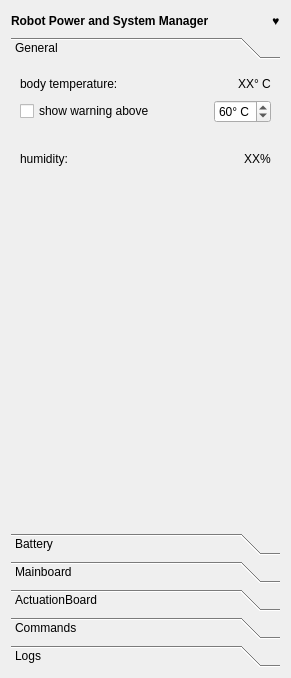
<?xml version="1.0" encoding="UTF-8"?>
<ui version="4.0">
 <class>RpsmPluginWidget</class>
 <widget class="QWidget" name="RpsmPluginWidget">
  <property name="enabled">
   <bool>true</bool>
  </property>
  <property name="geometry">
   <rect>
    <x>0</x>
    <y>0</y>
    <width>291</width>
    <height>678</height>
   </rect>
  </property>
  <property name="windowTitle">
   <string>RPSM</string>
  </property>
  <layout class="QVBoxLayout" name="verticalLayout">
   <item>
    <layout class="QHBoxLayout" name="horizontalLayout_4">
     <item>
      <widget class="QLabel" name="titleLabel">
       <property name="text">
        <string>&lt;html&gt;&lt;head/&gt;&lt;body&gt;&lt;p&gt;&lt;span style=&quot; font-weight:600;&quot;&gt;Robot Power and System Manager&lt;/span&gt;&lt;/p&gt;&lt;/body&gt;&lt;/html&gt;</string>
       </property>
      </widget>
     </item>
     <item>
      <spacer name="horizontalSpacer_2">
       <property name="orientation">
        <enum>Qt::Horizontal</enum>
       </property>
       <property name="sizeHint" stdset="0">
        <size>
         <width>40</width>
         <height>20</height>
        </size>
       </property>
      </spacer>
     </item>
     <item>
      <widget class="QLabel" name="heartbeatLabel">
       <property name="text">
        <string>♥</string>
       </property>
      </widget>
     </item>
    </layout>
   </item>
   <item>
    <widget class="QToolBox" name="toolBox">
     <property name="whatsThis">
      <string>&lt;html&gt;&lt;head/&gt;&lt;body&gt;&lt;p&gt;Logs&lt;/p&gt;&lt;/body&gt;&lt;/html&gt;</string>
     </property>
     <widget class="QWidget" name="general">
      <property name="geometry">
       <rect>
        <x>0</x>
        <y>0</y>
        <width>273</width>
        <height>446</height>
       </rect>
      </property>
      <attribute name="label">
       <string>General</string>
      </attribute>
      <layout class="QVBoxLayout" name="verticalLayout_8">
       <item>
        <layout class="QHBoxLayout" name="temperatureHorizontalLayout">
         <item>
          <widget class="QLabel" name="temperatureLabel">
           <property name="text">
            <string>body temperature: </string>
           </property>
          </widget>
         </item>
         <item>
          <spacer name="temperatureHorizontalSpacer">
           <property name="orientation">
            <enum>Qt::Horizontal</enum>
           </property>
           <property name="sizeHint" stdset="0">
            <size>
             <width>40</width>
             <height>20</height>
            </size>
           </property>
          </spacer>
         </item>
         <item>
          <widget class="QLabel" name="temperatureValueLabel">
           <property name="text">
            <string>XX° C</string>
           </property>
          </widget>
         </item>
        </layout>
       </item>
       <item>
        <layout class="QHBoxLayout" name="tempWarningHorizontalLayout">
         <item>
          <widget class="QCheckBox" name="tempWarningCheckBox">
           <property name="text">
            <string>show warning above</string>
           </property>
          </widget>
         </item>
         <item>
          <spacer name="tempWarninghorizontalSpacer">
           <property name="orientation">
            <enum>Qt::Horizontal</enum>
           </property>
           <property name="sizeHint" stdset="0">
            <size>
             <width>40</width>
             <height>20</height>
            </size>
           </property>
          </spacer>
         </item>
         <item>
          <widget class="QSpinBox" name="tempWarningSpinBox">
           <property name="suffix">
            <string>° C</string>
           </property>
           <property name="value">
            <number>60</number>
           </property>
          </widget>
         </item>
        </layout>
       </item>
       <item>
        <spacer name="verticalSpacer_4">
         <property name="orientation">
          <enum>Qt::Vertical</enum>
         </property>
         <property name="sizeType">
          <enum>QSizePolicy::Fixed</enum>
         </property>
         <property name="sizeHint" stdset="0">
          <size>
           <width>20</width>
           <height>20</height>
          </size>
         </property>
        </spacer>
       </item>
       <item>
        <layout class="QHBoxLayout" name="humidityHorizontalLayout">
         <item>
          <widget class="QLabel" name="humidityLabel">
           <property name="text">
            <string>humidity: </string>
           </property>
          </widget>
         </item>
         <item>
          <spacer name="humidityHorizontalSpacer">
           <property name="orientation">
            <enum>Qt::Horizontal</enum>
           </property>
           <property name="sizeHint" stdset="0">
            <size>
             <width>40</width>
             <height>20</height>
            </size>
           </property>
          </spacer>
         </item>
         <item>
          <widget class="QLabel" name="humidityValueLabel">
           <property name="text">
            <string>XX%</string>
           </property>
          </widget>
         </item>
        </layout>
       </item>
       <item>
        <spacer name="generalVerticalSpacer">
         <property name="orientation">
          <enum>Qt::Vertical</enum>
         </property>
         <property name="sizeHint" stdset="0">
          <size>
           <width>20</width>
           <height>40</height>
          </size>
         </property>
        </spacer>
       </item>
      </layout>
     </widget>
     <widget class="QWidget" name="battery">
      <property name="geometry">
       <rect>
        <x>0</x>
        <y>0</y>
        <width>273</width>
        <height>446</height>
       </rect>
      </property>
      <attribute name="label">
       <string>Battery</string>
      </attribute>
      <layout class="QVBoxLayout" name="verticalLayout_2">
       <item>
        <widget class="QTableWidget" name="batteryTable">
         <property name="cornerButtonEnabled">
          <bool>false</bool>
         </property>
         <attribute name="horizontalHeaderVisible">
          <bool>false</bool>
         </attribute>
         <attribute name="horizontalHeaderCascadingSectionResizes">
          <bool>true</bool>
         </attribute>
         <attribute name="horizontalHeaderStretchLastSection">
          <bool>true</bool>
         </attribute>
         <attribute name="verticalHeaderVisible">
          <bool>false</bool>
         </attribute>
         <attribute name="verticalHeaderCascadingSectionResizes">
          <bool>true</bool>
         </attribute>
         <attribute name="verticalHeaderDefaultSectionSize">
          <number>30</number>
         </attribute>
         <column>
          <property name="text">
           <string>msg</string>
          </property>
         </column>
         <column>
          <property name="text">
           <string>value</string>
          </property>
         </column>
        </widget>
       </item>
      </layout>
     </widget>
     <widget class="QWidget" name="mainboard">
      <property name="geometry">
       <rect>
        <x>0</x>
        <y>0</y>
        <width>273</width>
        <height>446</height>
       </rect>
      </property>
      <attribute name="label">
       <string>Mainboard</string>
      </attribute>
      <layout class="QVBoxLayout" name="verticalLayout_4">
       <item>
        <widget class="QTableWidget" name="mainBoardTable">
         <property name="sizeAdjustPolicy">
          <enum>QAbstractScrollArea::AdjustToContents</enum>
         </property>
         <property name="cornerButtonEnabled">
          <bool>false</bool>
         </property>
         <attribute name="horizontalHeaderVisible">
          <bool>false</bool>
         </attribute>
         <attribute name="horizontalHeaderStretchLastSection">
          <bool>true</bool>
         </attribute>
         <attribute name="verticalHeaderVisible">
          <bool>false</bool>
         </attribute>
         <attribute name="verticalHeaderDefaultSectionSize">
          <number>30</number>
         </attribute>
         <column>
          <property name="text">
           <string>msg</string>
          </property>
         </column>
         <column>
          <property name="text">
           <string>value</string>
          </property>
         </column>
        </widget>
       </item>
      </layout>
     </widget>
     <widget class="QWidget" name="actuationBoard">
      <property name="geometry">
       <rect>
        <x>0</x>
        <y>0</y>
        <width>273</width>
        <height>446</height>
       </rect>
      </property>
      <attribute name="label">
       <string>ActuationBoard</string>
      </attribute>
      <layout class="QVBoxLayout" name="verticalLayout_3">
       <item>
        <widget class="QTableWidget" name="actuationBoardTable">
         <property name="sizeAdjustPolicy">
          <enum>QAbstractScrollArea::AdjustToContents</enum>
         </property>
         <property name="cornerButtonEnabled">
          <bool>false</bool>
         </property>
         <attribute name="horizontalHeaderVisible">
          <bool>false</bool>
         </attribute>
         <attribute name="horizontalHeaderStretchLastSection">
          <bool>true</bool>
         </attribute>
         <attribute name="verticalHeaderVisible">
          <bool>false</bool>
         </attribute>
         <attribute name="verticalHeaderDefaultSectionSize">
          <number>30</number>
         </attribute>
         <column>
          <property name="text">
           <string>msg</string>
          </property>
         </column>
         <column>
          <property name="text">
           <string>value</string>
          </property>
         </column>
        </widget>
       </item>
      </layout>
     </widget>
     <widget class="QWidget" name="commands">
      <property name="geometry">
       <rect>
        <x>0</x>
        <y>0</y>
        <width>273</width>
        <height>446</height>
       </rect>
      </property>
      <attribute name="label">
       <string>Commands</string>
      </attribute>
      <layout class="QVBoxLayout">
       <item>
        <layout class="QHBoxLayout" name="horizontalLayout_5">
         <item>
          <widget class="QPushButton" name="shutdownPushButton">
           <property name="text">
            <string>Power Shutdown</string>
           </property>
           <property name="flat">
            <bool>false</bool>
           </property>
          </widget>
         </item>
         <item>
          <widget class="QPushButton" name="actuationBoardPushButton">
           <property name="text">
            <string>Legs Shutdown</string>
           </property>
           <property name="checkable">
            <bool>true</bool>
           </property>
          </widget>
         </item>
         <item>
          <spacer name="horizontalSpacer">
           <property name="orientation">
            <enum>Qt::Horizontal</enum>
           </property>
           <property name="sizeHint" stdset="0">
            <size>
             <width>40</width>
             <height>20</height>
            </size>
           </property>
          </spacer>
         </item>
        </layout>
       </item>
       <item>
        <spacer name="verticalSpacer_2">
         <property name="orientation">
          <enum>Qt::Vertical</enum>
         </property>
         <property name="sizeHint" stdset="0">
          <size>
           <width>20</width>
           <height>40</height>
          </size>
         </property>
        </spacer>
       </item>
      </layout>
     </widget>
     <widget class="QWidget" name="logs">
      <property name="geometry">
       <rect>
        <x>0</x>
        <y>0</y>
        <width>283</width>
        <height>432</height>
       </rect>
      </property>
      <attribute name="label">
       <string>Logs</string>
      </attribute>
      <layout class="QVBoxLayout" name="_2">
       <item>
        <widget class="QTreeWidget" name="treeWidget">
         <property name="minimumSize">
          <size>
           <width>0</width>
           <height>200</height>
          </size>
         </property>
         <attribute name="headerStretchLastSection">
          <bool>false</bool>
         </attribute>
         <column>
          <property name="text">
           <string>file</string>
          </property>
         </column>
         <column>
          <property name="text">
           <string>size</string>
          </property>
         </column>
        </widget>
       </item>
       <item>
        <widget class="QWidget" name="selectWidget" native="true">
         <layout class="QHBoxLayout" name="treeHorizontalLayout">
          <item>
           <widget class="QLabel" name="treeLabel">
            <property name="text">
             <string>download</string>
            </property>
           </widget>
          </item>
          <item>
           <spacer name="treeHorizontalSpacer">
            <property name="orientation">
             <enum>Qt::Horizontal</enum>
            </property>
            <property name="sizeHint" stdset="0">
             <size>
              <width>40</width>
              <height>20</height>
             </size>
            </property>
           </spacer>
          </item>
          <item>
           <widget class="QPushButton" name="treePushButton">
            <property name="text">
             <string>download to LPC</string>
            </property>
           </widget>
          </item>
         </layout>
        </widget>
       </item>
       <item>
        <widget class="QWidget" name="downloadWidget" native="true">
         <layout class="QVBoxLayout" name="verticalLayout_6">
          <item>
           <layout class="QHBoxLayout" name="horizontalLayout_2">
            <item>
             <widget class="QProgressBar" name="downloadProgressBar">
              <property name="minimumSize">
               <size>
                <width>150</width>
                <height>0</height>
               </size>
              </property>
              <property name="value">
               <number>24</number>
              </property>
             </widget>
            </item>
            <item>
             <spacer name="downloadHorizontalSpacer">
              <property name="orientation">
               <enum>Qt::Horizontal</enum>
              </property>
              <property name="sizeHint" stdset="0">
               <size>
                <width>40</width>
                <height>20</height>
               </size>
              </property>
             </spacer>
            </item>
            <item>
             <widget class="QPushButton" name="downloadPushButton">
              <property name="text">
               <string>cancel</string>
              </property>
             </widget>
            </item>
           </layout>
          </item>
          <item>
           <spacer name="verticalSpacer_3">
            <property name="orientation">
             <enum>Qt::Vertical</enum>
            </property>
            <property name="sizeHint" stdset="0">
             <size>
              <width>20</width>
              <height>40</height>
             </size>
            </property>
           </spacer>
          </item>
         </layout>
        </widget>
       </item>
       <item>
        <widget class="QWidget" name="dumpWidget" native="true">
         <layout class="QVBoxLayout" name="verticalLayout_5">
          <item>
           <layout class="QHBoxLayout" name="horizontalLayout">
            <item>
             <widget class="QPushButton" name="dumpSaveAsCsvPushButton">
              <property name="text">
               <string>save as .csv to this PC</string>
              </property>
             </widget>
            </item>
            <item>
             <spacer name="dumpHorizontalSpacer">
              <property name="orientation">
               <enum>Qt::Horizontal</enum>
              </property>
              <property name="sizeHint" stdset="0">
               <size>
                <width>40</width>
                <height>20</height>
               </size>
              </property>
             </spacer>
            </item>
            <item>
             <widget class="QPushButton" name="dumpBackPushButton">
              <property name="text">
               <string>back</string>
              </property>
             </widget>
            </item>
           </layout>
          </item>
          <item>
           <spacer name="verticalSpacer">
            <property name="orientation">
             <enum>Qt::Vertical</enum>
            </property>
            <property name="sizeHint" stdset="0">
             <size>
              <width>20</width>
              <height>40</height>
             </size>
            </property>
           </spacer>
          </item>
         </layout>
        </widget>
       </item>
      </layout>
     </widget>
    </widget>
   </item>
  </layout>
 </widget>
 <resources/>
 <connections>
  <connection>
   <sender>tempWarningCheckBox</sender>
   <signal>clicked(bool)</signal>
   <receiver>tempWarningSpinBox</receiver>
   <slot>setEnabled(bool)</slot>
   <hints>
    <hint type="sourcelabel">
     <x>29</x>
     <y>118</y>
    </hint>
    <hint type="destinationlabel">
     <x>223</x>
     <y>117</y>
    </hint>
   </hints>
  </connection>
 </connections>
</ui>
